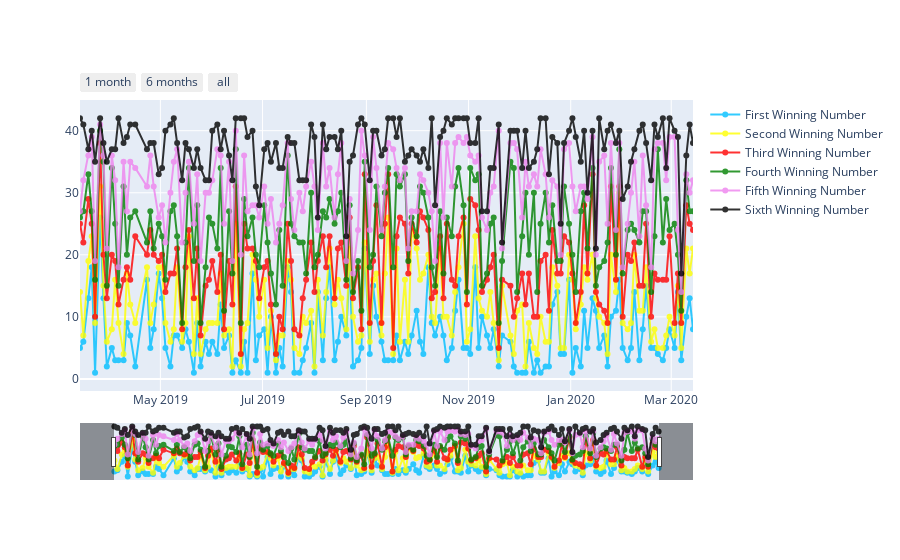

Notebook code cell kept with this figure:
### Code cell
fig = go.Figure()

fig.add_trace(go.Scatter(
                x = df_year['Date'],
                y = df_year['first'],
                name = "First Winning Number",
                line_color = "deepskyblue",
                mode = "lines+markers",
                opacity = 0.8))

fig.add_trace(go.Scatter(
                x = df_year['Date'],
                y = df_year['second'],
                name = "Second Winning Number",
                line_color = "yellow",
                mode = "lines+markers",
                opacity = 0.8))

fig.add_trace(go.Scatter(
                x = df_year['Date'],
                y = df_year['third'],
                name = "Third Winning Number",
                line_color = "red",
                mode = "lines+markers",
                opacity = 0.8))

fig.add_trace(go.Scatter(
                x = df_year['Date'],
                y = df_year['fourth'],
                name = "Fourth Winning Number",
                line_color = "green",
                mode = "lines+markers",
                opacity = 0.8))

fig.add_trace(go.Scatter(
                x = df_year['Date'],
                y = df_year['fifth'],
                name = "Fifth Winning Number",
                line_color = "violet",
                mode = "lines+markers",
                opacity = 0.8))

fig.add_trace(go.Scatter(
                x = df_year['Date'],
                y = df_year['sixth'],
                name = "Sixth Winning Number",
                line_color = "black",
                mode = "lines+markers",
                opacity = 0.8))

fig.update_layout(xaxis_range=[df_year['Date'].min(), df_year['Date'].max()])

fig.update_xaxes(
    rangeslider_visible = True,
    rangeselector = dict(
        buttons = list([
            dict(count = 1, label = "1 month", step = "month", stepmode = "backward"),
            dict(count = 6, label = "6 months", step = "month", stepmode = "backward"),
            dict(step="all")
        ])
    )            
)

fig.show()

### Figure 1 — Plotly figure (JSON) as saved in the notebook; plotly's stock layout.template omitted (floating-point values rounded to 4 significant figures; data arrays with more than 128 entries replaced by an {"elided": "..."} marker saying what was removed)
{"data": [{"line": {"color": "deepskyblue"}, "mode": "lines+markers", "name": "First Winning Number", "opacity": 0.8, "type": "scatter", "x": {"elided": "155 str values"}, "y": {"elided": "155 int values"}}, {"line": {"color": "yellow"}, "mode": "lines+markers", "name": "Second Winning Number", "opacity": 0.8, "type": "scatter", "x": {"elided": "155 str values"}, "y": {"elided": "155 int values"}}, {"line": {"color": "red"}, "mode": "lines+markers", "name": "Third Winning Number", "opacity": 0.8, "type": "scatter", "x": {"elided": "155 str values"}, "y": {"elided": "155 int values"}}, {"line": {"color": "green"}, "mode": "lines+markers", "name": "Fourth Winning Number", "opacity": 0.8, "type": "scatter", "x": {"elided": "155 str values"}, "y": {"elided": "155 int values"}}, {"line": {"color": "violet"}, "mode": "lines+markers", "name": "Fifth Winning Number", "opacity": 0.8, "type": "scatter", "x": {"elided": "155 str values"}, "y": {"elided": "155 int values"}}, {"line": {"color": "black"}, "mode": "lines+markers", "name": "Sixth Winning Number", "opacity": 0.8, "type": "scatter", "x": {"elided": "155 str values"}, "y": {"elided": "155 int values"}}], "layout": {"xaxis": {"range": ["2019-03-14T00:00:00", "2020-03-14T00:00:00"], "rangeselector": {"buttons": [{"count": 1, "label": "1 month", "step": "month", "stepmode": "backward"}, {"count": 6, "label": "6 months", "step": "month", "stepmode": "backward"}, {"step": "all"}]}, "rangeslider": {"visible": true}}}}
